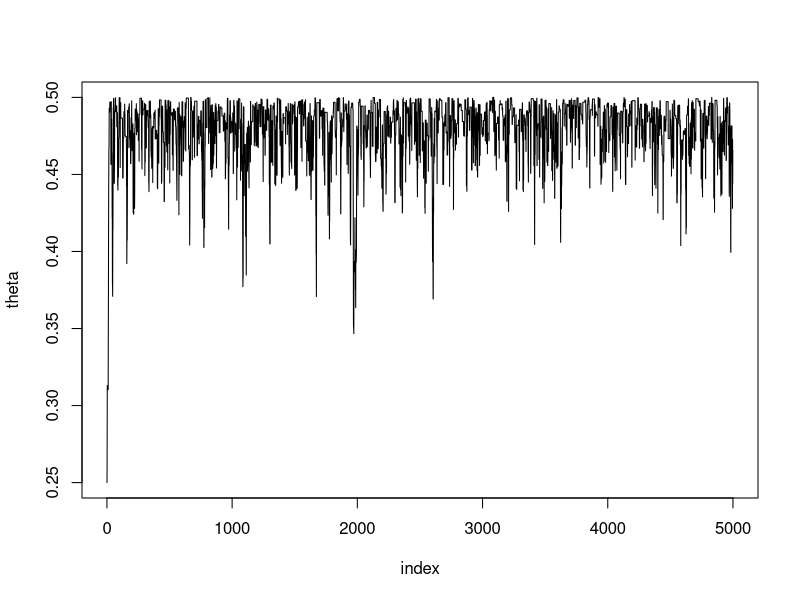
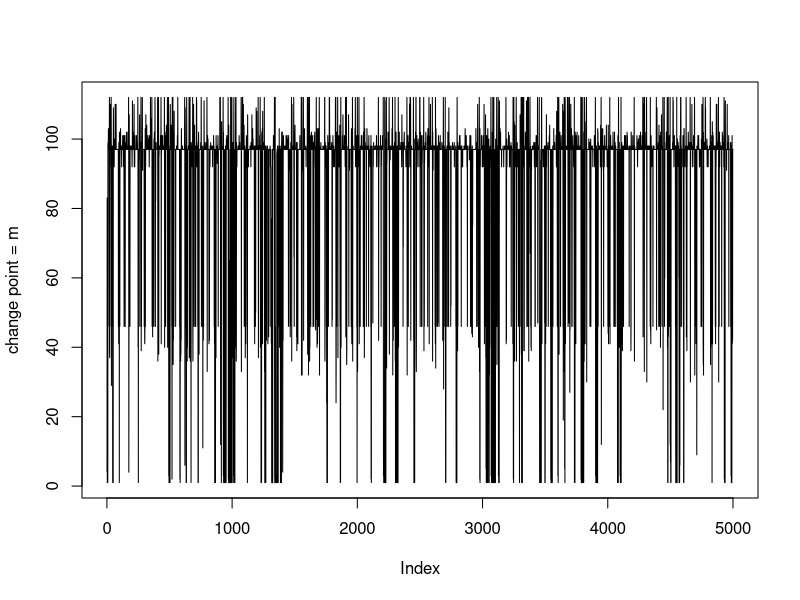
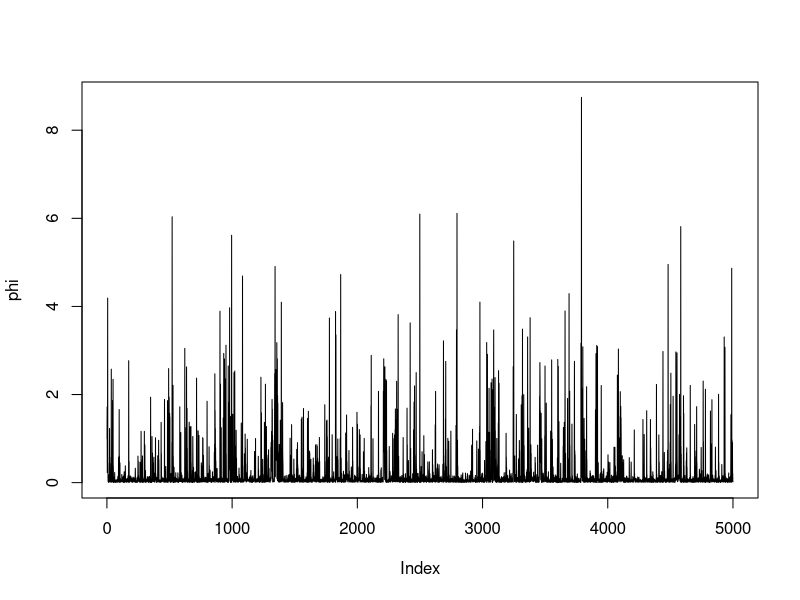
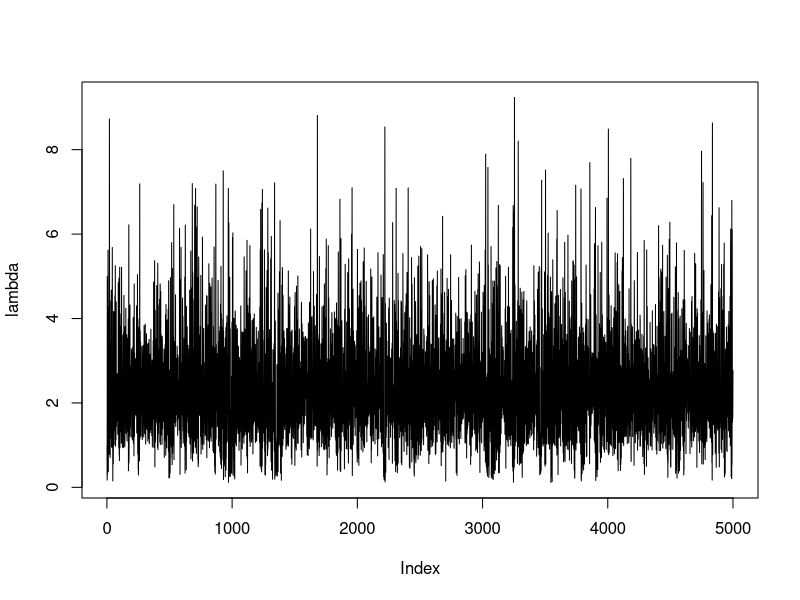
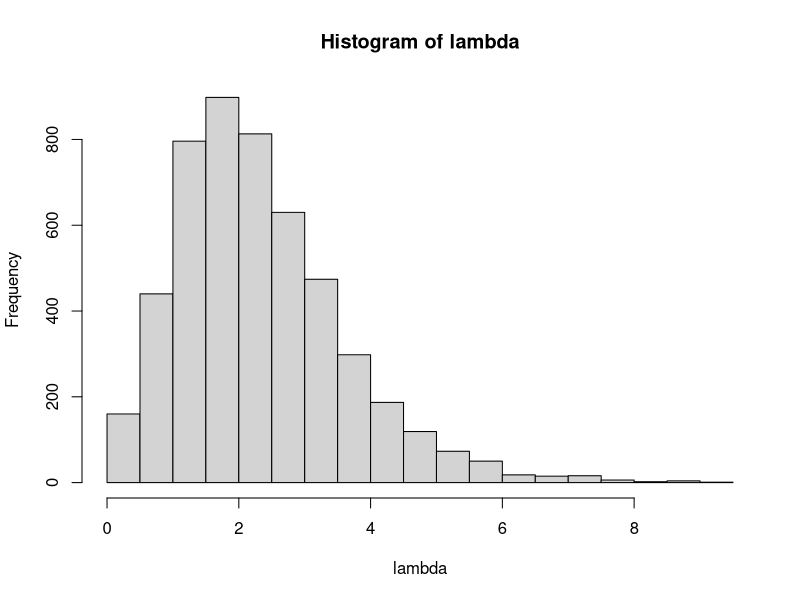
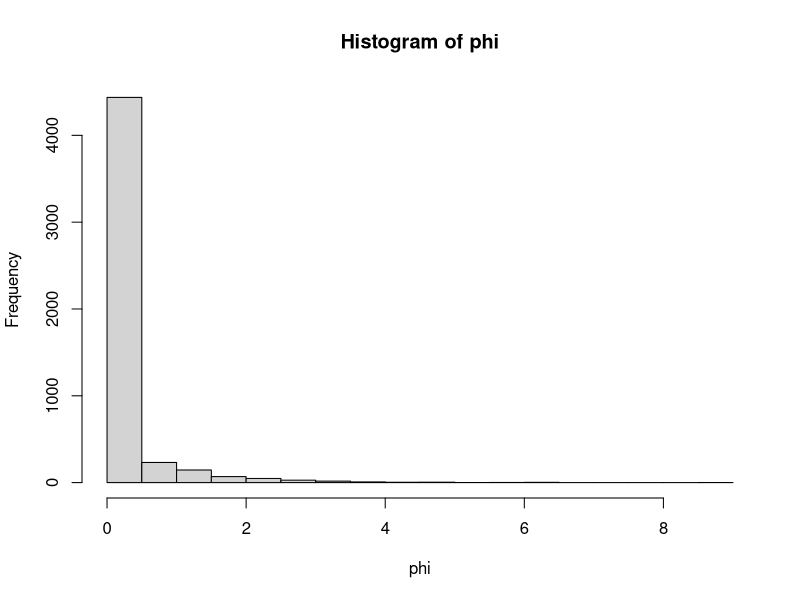
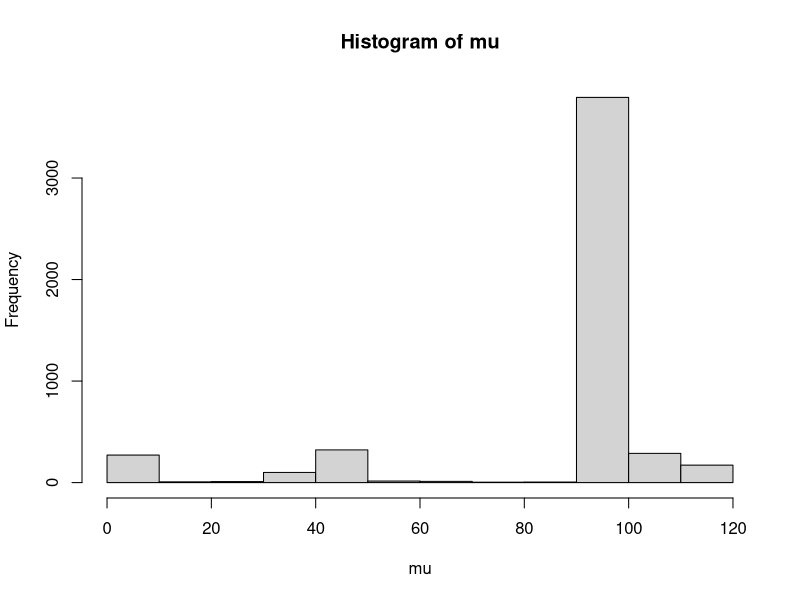
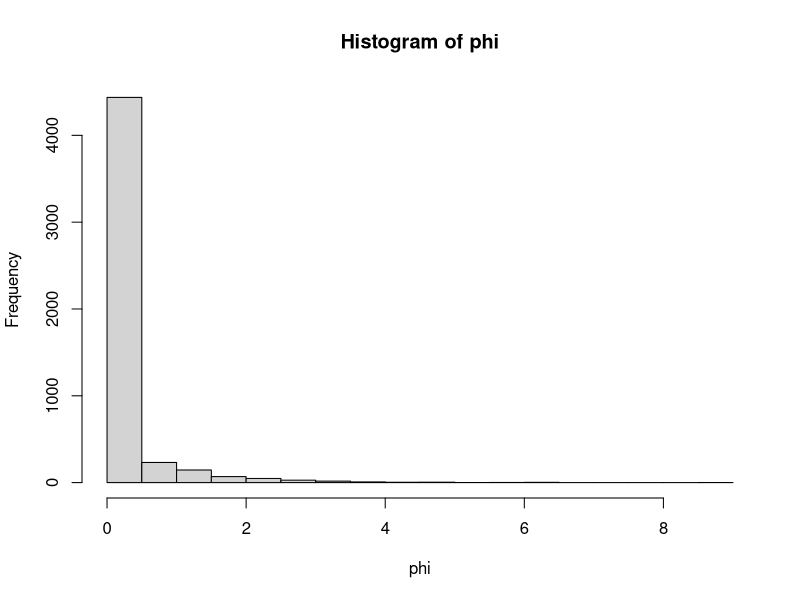

These charts were generated, in order, by the following R code:
## ---- chunk 1
suppressWarnings(suppressMessages(library(expm)))
suppressWarnings(suppressMessages(library(knitr)))
t <- matrix(c(0.9,0,0,1,0.05,0.85,0,0,0.03,0.09,0.9,0,0.02,0.06,0.1,0),nrow=4)
rownames(t) <- c("from low","from medium","from high","from failed")
colnames(t) <- c("to low","to medium","to high","to failed")
kable(t)
## ---- chunk 2
i <- c(1,0,0,0)
i  %*% (t %^% 15)
## ---- chunk 3
PIj <- as.vector(i  %*% (t %^% 20))
failure <- PIj[4]
1/failure
## ---- chunk 4
prob <- 0 
for (week in 1:52){
  PIj <- as.vector(i  %*% (t %^% week))
  prob <- prob + sum(PIj[1:3])
  }
prob
## ---- chunk 5
PIj <- as.vector(i  %*% (t %^% 20))
sum(PIj[1:3])*52
## ---- chunk 6
earnings <- c(1000,500,400,-700)
PIj %*% earnings
## ---- chunk 7
t2 <- t # copy transitions matrix
earnings2 <- earnings # copy earnings vector
t2[3,] <- c(1,0,0,0) # modify transitions matrix
earnings2[3] <- -600 # modify earnings vector
PIj2 <- as.vector(i  %*% (t2 %^% 20)) # also reach steady state at 20 transitions
PIj2 %*% earnings2
## ---- chunk 8

groups <- c(125,18,20,34)

b <- mean(round(groups/197,3))
round(c(0.5+b/4,(1-b)/4,(1-b)/4,b/4),3)

w <- 0.05
m <- 5000 
burn <- 2000
theta <- numeric(m)

prob <- function(y){
  if (y < 0 || y >= 0.5) return (0)
  return ((2+y)^groups[1])*((1-y)^(groups[2]+groups[3]))*(y^groups[4])
}

u <- runif(m) 
v <- runif(m, -w, w) 
theta[1] <- 0.25
  for (i in 2:m) {
    y <- theta[i-1] + v[i]
    if (u[i] <= min(1,prob(y) / prob(theta[i-1])))
      theta[i] <- y else
        theta[i] <- theta[i-1]
}

index <- 1:m
y1 <- theta[index]
plot(index,y1,type="l",main="",ylab="theta")

xb <- theta[(burn+1):m]
print(mean(xb))
mean(xb)
## ---- chunk 9
Y <- c(4,5,4,1,0,4,3,4,0,6,3,3,4,0,2,6,3,3,5,4,5,3,1,4,4,1,5,5,3,4,2,5,2,2,3,4,2,1,3,2,2,1,1,1,1,3,0,0,1,0,1,1,0,0,3,1,0,3,2,2,0,1,1,1,0,1,0,1,0,0,0,2,1,0,0,0,1,1,0,2,3,3,1,1,2,1,1,1,1,2,4,2,0,0,0,1,4,0,0,0,1,0,0,0,0,0,1,0,0,1,0,1)

fullcondm <- function(m0,lambda0,phi0,yval,lengthY,alpha0,beta0,gamma0,delta0){
  if (m0 > 1){ Lamexp <- sum(yval[1:m0])} else Lamexp <- 0
  if (m0 < lengthY){Phiexp <- sum(yval[(m0+1):lengthY])} else Phiexp <- 0 
  result <- lambda0^(alpha0-1+Lamexp)*exp(-(beta0+m0)*lambda0)*phi0^(gamma0-1+Phiexp)*exp(-(delta0+lengthY-m0)*phi0)
  result
}

n <- length(Y)
iterations <- 5000
mu <- lambda <- phi <- beta <- delta <- numeric(iterations)
mprob <- rep(1/112,112)
mdist <- function(n) {sample(1:112,n,replace=TRUE,prob=mprob)}
mu[1] <- mdist(1)
lambda[1] <- 1
phi[1] <- 1
beta[1] <- 1
delta[1] <- 1
alpha <- 8
g <- 2

for (i in 2:iterations){
  m <- mu[i-1]
  sum1 = sum(Y[1:m])
  if (m+1 > n){sum2 <- sum(Y)} 
    else {sum2 <- sum(Y[(m+1):n])}
  phi[i] <- rgamma(1,sum2+g,delta[i-1]*(n+m)) 
  lambda[i] <- rgamma(1,sum1+alpha,beta[i-1]*(n+m)) 

  for (j in 1:n){
    mprob[j] <- fullcondm(j, lambda[i-1], phi[i-1], Y, n, alpha, beta[i-1], g, delta[i-1])
                }
  beta[i] <- 1 / rgamma(1,alpha,lambda[i-1]+1)
  delta[i] <- 1 / rgamma(1,g,phi[i-1]+1)
  while (beta[i] > 99){
    beta[i] <- 1/rgamma(1,alpha,lambda[i-1]+1)
    }
  while (delta[i] > 99){
    delta[i] <- 1/rgamma(1,g,phi[i-1]+1)
    }
  mprob <- mprob/sum(mprob)
  mu[i] <- mdist(1)
}
chain <- matrix(c(mu,lambda,phi,beta,delta),nrow=iterations)
colnames(chain) <- c("m","lambda","phi","beta","delta")
plot(mu, type="l", ylab="change point = m")
## ---- chunk 10
print(mean(mu))
print(mean(lambda))
print(mean(phi))

plot(phi, type="l", ylab="phi")
plot(lambda, type="l", ylab="lambda")
## ---- chunk 11
hist(lambda)
hist(phi)
hist(mu)
## ---- chunk 12
hist(phi)
hist(lambda)
plot(lambda,phi)
plot(lambda,mu)
plot(beta,delta)
## ---- chunk 13
years <- 1851:1962
change <- 1851+round(mean(mu),0)
plot(years,Y,ylab="accidents")
abline(v=change,col="red")
## ---- chunk 14
mean(mu[b:5000]) + 2*sd(mu[b:5000])
mean(mu[b:5000]) - 2*sd(mu[b:5000])
## ---- chunk 15
C <- matrix(c(0, 633, 257, 91, 412, 150, 80, 134, 259, 505, 353, 324, 70, 211, 268, 246, 121, 633, 0, 390, 661, 227, 488, 572, 530, 555, 289, 282, 638, 567, 466, 420, 745, 518, 257, 390, 0, 228, 169, 112, 196, 154, 372, 262, 110, 437, 191, 74, 53, 472, 142, 91, 661, 228, 0, 383, 120, 77, 105, 175, 476, 324, 240, 27, 182, 239, 237, 84, 412, 227, 169, 383, 0, 267, 351, 309, 338, 196, 61, 421, 346, 243, 199, 528, 297, 150, 488, 112, 120, 267, 0, 63, 34, 264, 360, 208, 329, 83, 105, 123, 364, 35, 80, 572, 196, 77, 351, 63, 0, 29, 232, 444, 292, 297, 47, 150, 207, 332, 29, 134, 530, 154, 105, 309, 34, 29, 0, 249, 402, 250, 314, 68, 108, 165, 349, 36, 259, 555, 372, 175, 338, 264, 232, 249, 0, 495, 352, 95, 189, 326, 383, 202, 236, 505, 289, 262, 476, 196, 360, 444, 402, 495, 0, 154, 578, 439, 336, 240, 685, 390, 353, 282, 110, 324, 61, 208, 292, 250, 352, 154, 0, 435, 287, 184, 140, 542, 238, 324, 638, 437, 240, 421, 329, 297, 314, 95, 578, 435, 0, 254, 391, 448, 157, 301, 70, 567, 191, 27, 346, 83, 47, 68, 189, 439, 287, 254, 0, 145, 202, 289, 55, 211, 466, 74, 182, 243, 105, 150, 108, 326, 336, 184, 391, 145, 0, 57, 426, 96, 268, 420, 53, 239, 199, 123, 207, 165, 383, 240, 140, 448, 202, 57, 0, 483, 153, 246, 745, 472, 237, 528, 364, 332, 349, 202, 685, 542, 157, 289, 426, 483, 0, 336, 121, 518, 142, 84, 297, 35, 29, 36, 236, 390, 238, 301, 55, 96, 153, 336, 0),ncol=17)
## ---- chunk 16
cities <- 1:17
totalCost <- function(verticies,costMatrix){
     cost <- 0
     for (i in 1:(length(verticies)-1)){
     cost <- cost + costMatrix[verticies[i],verticies[i+1]]
     }
  return(cost)
}
totalCost(cities,C)
totalCost(sample(cities),C)
## ---- chunk 17
annealing <- function(T0,beta,iterations){
    x <- sample(cities) 
    Sx <- totalCost(x,C)
    xbest <- x 
    sbest <- Sx
    results <- c()

for (i in 1:iterations){
    x <- sample(cities)
    I <- sort(x[1:2])
    Y <- c(x[1:(I[1]-1)],x[(I[2]-1):I[1]],x[I[2]:17])
    Sy = totalCost(Y,C)
    if (Sy < Sx){alpha <- 1} else {alpha <- exp(-(Sy-Sx)/T0)}
    u <- runif(1)
    if (u < alpha){
      x <- Y 
      Sx <- Sy
      }
    T0 <- beta * T0
    xbest <- x
    sbest <- Sx
    results[i] <- sbest
    }
 solutions <- list("vector"=xbest,"cost"=sbest)
 return(solutions)
}
annealing(1,0.9999,10000)
totalCost(sample(cities),C)
## ---- chunk 18
totalCost(sample(cities),C)
totalCost(sample(cities),C)
totalCost(sample(cities),C)
totalCost(sample(cities),C)
annealing(1,0.9999,10000)
annealing(1,0.9999,10000)
annealing(1,0.9999,10000)
annealing(1,0.9999,10000)
## ---- chunk 19
power <- 0:5
minCost <- c()
for (i in 0:5){minCost[i+1] <- as.numeric(annealing(1,0.9999,10^i)[[2]])}
plot(power,minCost,xlab="i for 10^i iterations")
